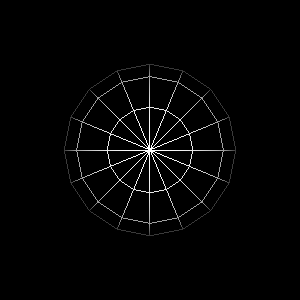

The script that drew this image:
#!/usr/bin/env python
# Demonstrate vtkSphereWidget zoom in/out interaction.

import vtkmodules.vtkInteractionStyle  # noqa: F401
import vtkmodules.vtkRenderingFreeType  # noqa: F401
import vtkmodules.vtkRenderingOpenGL2  # noqa: F401

from vtkmodules.vtkInteractionWidgets import vtkSphereWidget
from vtkmodules.vtkRenderingCore import (
    vtkRenderWindow,
    vtkRenderWindowInteractor,
    vtkRenderer,
)

# Renderer
renderer = vtkRenderer()
renderer.SetBackground(0, 0, 0)

# Render window
render_window = vtkRenderWindow()
render_window.AddRenderer(renderer)
render_window.SetWindowName("sphere widget zoom in out")
render_window.SetMultiSamples(0)
render_window.SetSize(300, 300)

# Interactor
interactor = vtkRenderWindowInteractor()
interactor.SetRenderWindow(render_window)

# Widget
sphere_widget = vtkSphereWidget()
sphere_widget.SetInteractor(interactor)
sphere_widget.SetPlaceFactor(1.25)
sphere_widget.PlaceWidget(-1, 1, -1, 1, -1, 1)
sphere_widget.On()

# Scene
renderer.ResetCamera()

interactor.Initialize()
interactor.Start()
